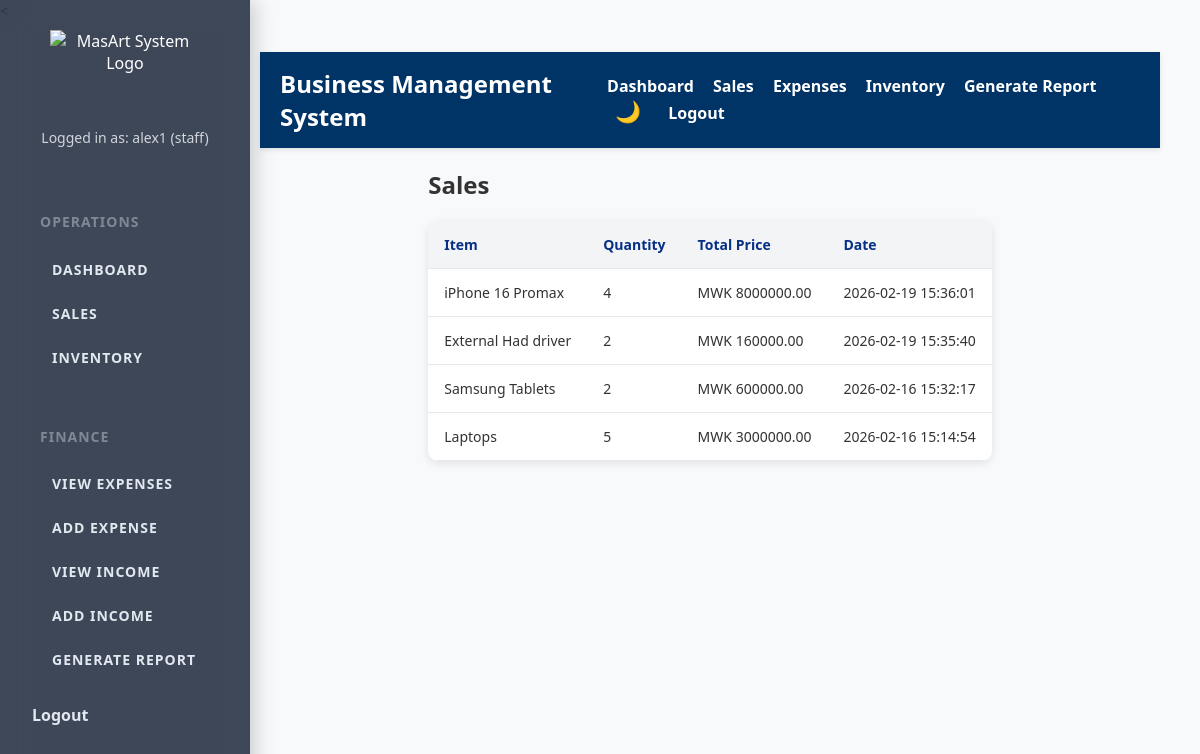
Page /sales (signed in) on the committed database.
### tables this page shows
CREATE TABLE sales (
                id INTEGER PRIMARY KEY AUTOINCREMENT,
                item_id INTEGER NOT NULL,
                quantity INTEGER NOT NULL,
                total_price REAL NOT NULL,
                date TEXT DEFAULT CURRENT_TIMESTAMP,
                customer_name TEXT NOT NULL,
                FOREIGN KEY(item_id) REFERENCES inventory(id)
            );

CREATE TABLE inventory (
                id INTEGER PRIMARY KEY AUTOINCREMENT,
                item_name TEXT UNIQUE NOT NULL,
                quantity INTEGER NOT NULL,
                price REAL NOT NULL
            );

### app.py (the view)
@app.route('/sales')
def view_sales():
    if 'user' not in session:
        return redirect(url_for('login'))
    with get_db_connection() as conn:
        cursor = conn.cursor()
        cursor.execute("""
            SELECT s.id,
                   i.item_name,
                   s.quantity,
                   s.total_price,
                   s.date
            FROM sales s
            JOIN inventory i ON s.item_id = i.id
            ORDER BY s.date DESC
        """)
        sales = cursor.fetchall()
    return render_template('sales.html', sales=sales)

### app.py (called while the page is built)
def get_db_connection():
    conn = sqlite3.connect(DATABASE, timeout=10)  # Added timeout to avoid database lock errors
    conn.row_factory = sqlite3.Row  # This allows us to access columns by name
    return conn

### templates/sales.html (shortened to what this page needs)
{% extends "base.html" %}
{% block content %}
<h2>Sales</h2>
<table>
    <thead>
        <tr>
            <th>Item</th>
            <th>Quantity</th>
            <th>Total Price</th>
            <th>Date</th>
        </tr>
    </thead>
    <tbody>
        {% for sale in sales %}
        <tr>
            <td>{{ sale['item_name'] }}</td>
            <td>{{ sale['quantity'] }}</td>
            <td>MWK {{ "%.2f"|format(sale['total_price']) }}</td>
            <td>{{ sale['date'] }}</td>
        </tr>
        {% endfor %}
    </tbody>
</table>
{% endblock %}

### static/style.css (style rules this page uses)
:root { --bg-main: #f4f6f9; --bg-card: #ffffff; --text-main: #1e293b; --sidebar-bg: rgba(30, 41, 59, 0.85); }
body { background: var(--bg-main); color: var(--text-main); transition: all 0.3s ease; }
body { margin: 0; font-family: 'Segoe UI', Tahoma, Geneva, Verdana, sans-serif; background: #f8f9fa; color: #333; }
table { width: 100%; border-collapse: collapse; background: white; border-radius: 10px; overflow: hidden; box-shadow: 0 2px 8px rgba(0,0,0,0.1); }
th, td { padding: 14px 16px; border-bottom: 1px solid #e5e7eb; font-size: 14px; }
th { background-color: #f3f4f6; font-weight: 600; color: #062f86; text-align: left; }

### rows in the picture
sales: item_name "iPhone 16 Promax", quantity "4", total_price "8000000.00", date "2026-02-19 15:36:01"
sales: item_name "External Had driver", quantity "2", total_price "160000.00", date "2026-02-19 15:35:40"
sales: item_name "Samsung Tablets", quantity "2", total_price "600000.00", date "2026-02-16 15:32:17"
sales: item_name "Laptops", quantity "5", total_price "3000000.00", date "2026-02-16 15:14:54"

### other values in the picture
{{ session['user'] }} "alex1"
{{ session['role'] }} "staff"
